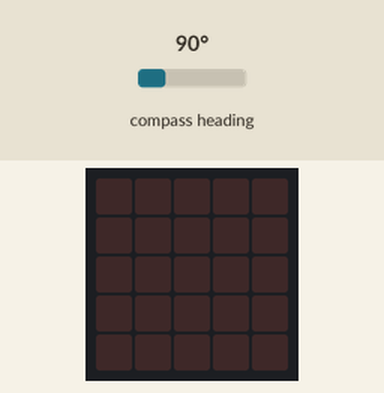
Simulated run of this program. Board: Calliope mini (MakeCode). Parts: the board's 5×5 LED display. The inputs (shaded band) are chosen by the test bench; at power-on: compass heading 90°. The compass is already calibrated.

Above: at 1.2 s.
1.3 s: compass heading set to 7°
At 2.5 s:
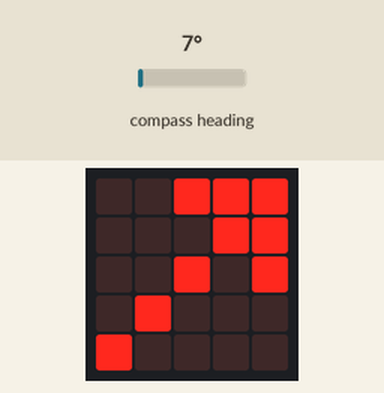
2.8 s: compass heading set to 86°
4.3 s: compass heading set to 97°
At 5.1 s:
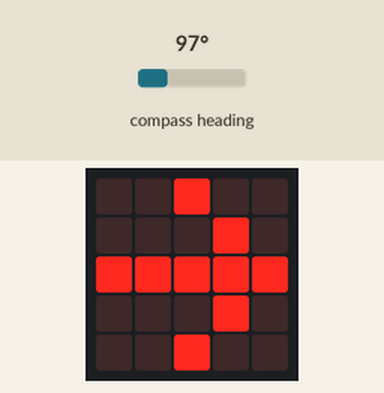
5.9 s: compass heading set to 176°
7.4 s: compass heading set to 185°
At 8.7 s:
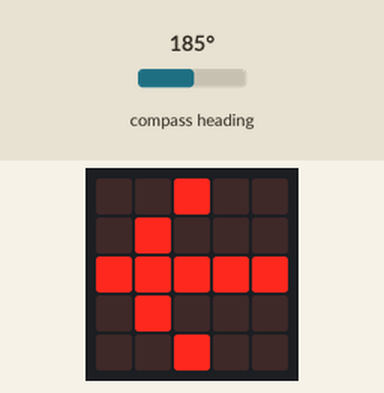
9.0 s: compass heading set to 264°
10.5 s: compass heading set to 276°
At 11.4 s:
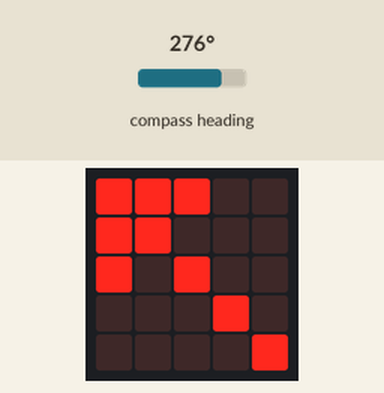
Timing chart, 0 to 13.1 s (numbered marks = the images above; inputs shaded):
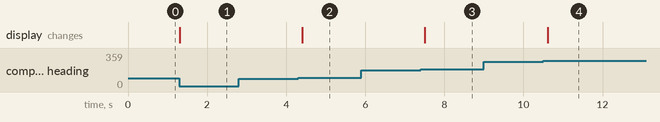

Measured:
- the behaviour switches between 90 and 91° on compass heading (found by bisection; images 1 and 2)
- the behaviour switches between 180 and 181° on compass heading (found by bisection; images 2 and 3)
- the behaviour switches between 270 and 271° on compass heading (found by bisection; images 3 and 4)
- after the input at 1.3 s, the display: changes at once (image 1)
- after the input at 2.8 s, every drawn part: stays the same
- after the input at 4.3 s, the display: changes after 0.11 s (image 2)
- after the input at 5.9 s, every drawn part: stays the same
- after the input at 7.4 s, the display: changes after 0.11 s (image 3)
- after the input at 9.0 s, every drawn part: stays the same
- after the input at 10.5 s, the display: changes after 0.12 s (image 4)

The program:

main.ts
```typescript
basic.forever(function () {
    if (input.compassHeading() > 0 && input.compassHeading() < 90) {
        basic.showIcon(IconNames.ArrowNorthEast)
    } else if (input.compassHeading() > 90 && input.compassHeading() < 180) {
        basic.showIcon(IconNames.ArrowEast)
    } else if (input.compassHeading() > 180 && input.compassHeading() < 270) {
        basic.showIcon(IconNames.ArrowWest)
    } else if (input.compassHeading() > 270 && input.compassHeading() < 360) {
        basic.showIcon(IconNames.ArrowNorthWest)
    }
})
```

test.ts
```typescript
// Hier kann man Tests durchführen; diese Datei wird nicht kompiliert, wenn dieses Paket als Erweiterung verwendet wird.
```
